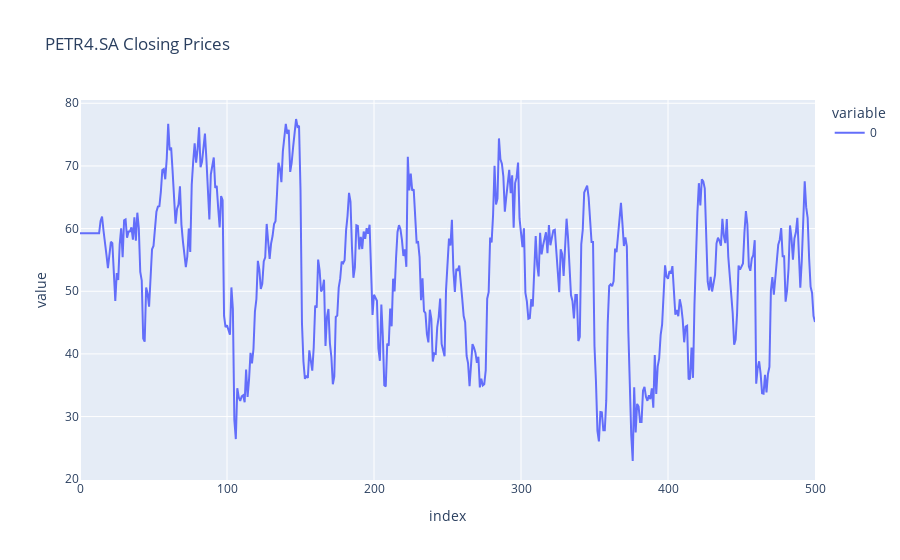

The notebook cell this image was saved under:
### Code cell
px.line(vol_rsi, title=f"{ticker} Closing Prices").show(fig_type="png")

### Figure 1 — Plotly figure (JSON) as saved in the notebook; plotly's stock layout.template omitted (floating-point values rounded to 4 significant figures; data arrays with more than 128 entries replaced by an {"elided": "..."} marker saying what was removed)
{"data": [{"hovertemplate": "variable=0<br>index=%{x}<br>value=%{y}<extra></extra>", "legendgroup": "0", "line": {"color": "#636efa", "dash": "solid"}, "marker": {"symbol": "circle"}, "mode": "lines", "name": "0", "orientation": "v", "showlegend": true, "type": "scatter", "x": {"elided": "501 int values"}, "xaxis": "x", "y": {"elided": "501 float values"}, "yaxis": "y"}], "layout": {"legend": {"title": {"text": "variable"}, "tracegroupgap": 0}, "title": {"text": "PETR4.SA Closing Prices"}, "xaxis": {"anchor": "y", "domain": [0, 1], "title": {"text": "index"}}, "yaxis": {"anchor": "x", "domain": [0, 1], "title": {"text": "value"}}}}
